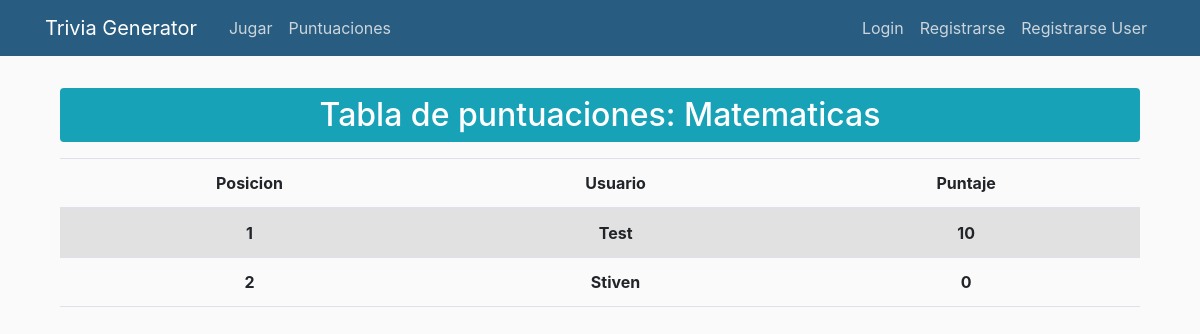
Page /tablero/1 on the earlier database version.
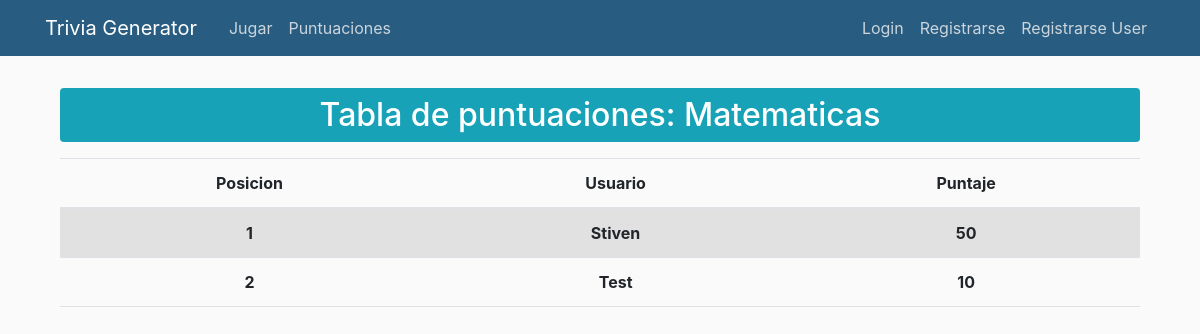
Same page on the later database version.
### TGApp/models.py (models this page shows, shortened)
class UsuarioTrivia(models.Model):
    usuario = models.ForeignKey(User, on_delete=models.CASCADE)
    puntajeTotal = models.DecimalField(verbose_name='Puntaje Total', default=0, decimal_places=0, max_digits=10)
    trivia = models.ForeignKey(Trivia, on_delete=models.CASCADE, null=False)

### TGApp/views.py (the view)
# urls.py: path('tablero/<int:trivia_id>', views.tablero, name='tablero'),
def tablero(request, trivia_id):
    trivia = Trivia.objects.get(id=trivia_id)
    total_usuarios_quiz = UsuarioTrivia.objects.filter(trivia=trivia).order_by('-puntajeTotal')
    contador = total_usuarios_quiz.count()
    context = {
        'trivia':trivia,
        'usuario_quiz':total_usuarios_quiz[:10],
        'contar_user':contador
    }
    return render(request, 'jugar/tablero.html', context)

### TGApp/models.py (called while the page is built)
    def __str__(self):
        return self.Tipo

### TGApp/templates/jugar/tablero.html
{% extends "TGApp/base.html" %}
{% block contenido %}
{% if contar_user == 0 %}
	<div class="container">
		<div class="mt-2 p-3 bg-background text-body rounded">
			<h2 class="text-center">
				No hay puntuaciones registradas.
			</h2>
		</div>
	</div>
{% else %}
	<div class="container">
		<h2 class="mb-3 p-2 text-center bg-info text-white rounded">
			Tabla de puntuaciones: {{ trivia }}
		</h2>
		<table class="table table-striped table-bodered">
			<thead>
				<tr class="text-center">
					<th>Posicion</th>
					<th>Usuario</th>
					<th>Puntaje</th>
				</tr>
			</thead>
			<tbody>
				{% for user_quiz in usuario_quiz %}
					<tr class="text-center">
						<th>{{forloop.counter}}</th>
						<th>{{user_quiz.usuario.username}}</th>
						<th>{{user_quiz.puntajeTotal}}</th>
					</tr>
				{% endfor %}
			</tbody>
		</table>
	</div>
{% endif %}
{% endblock %}

Differences in the rows shown:
changed UsuarioTrivia "Stiven": puntajeTotal "0" → "50"; moves up the list
